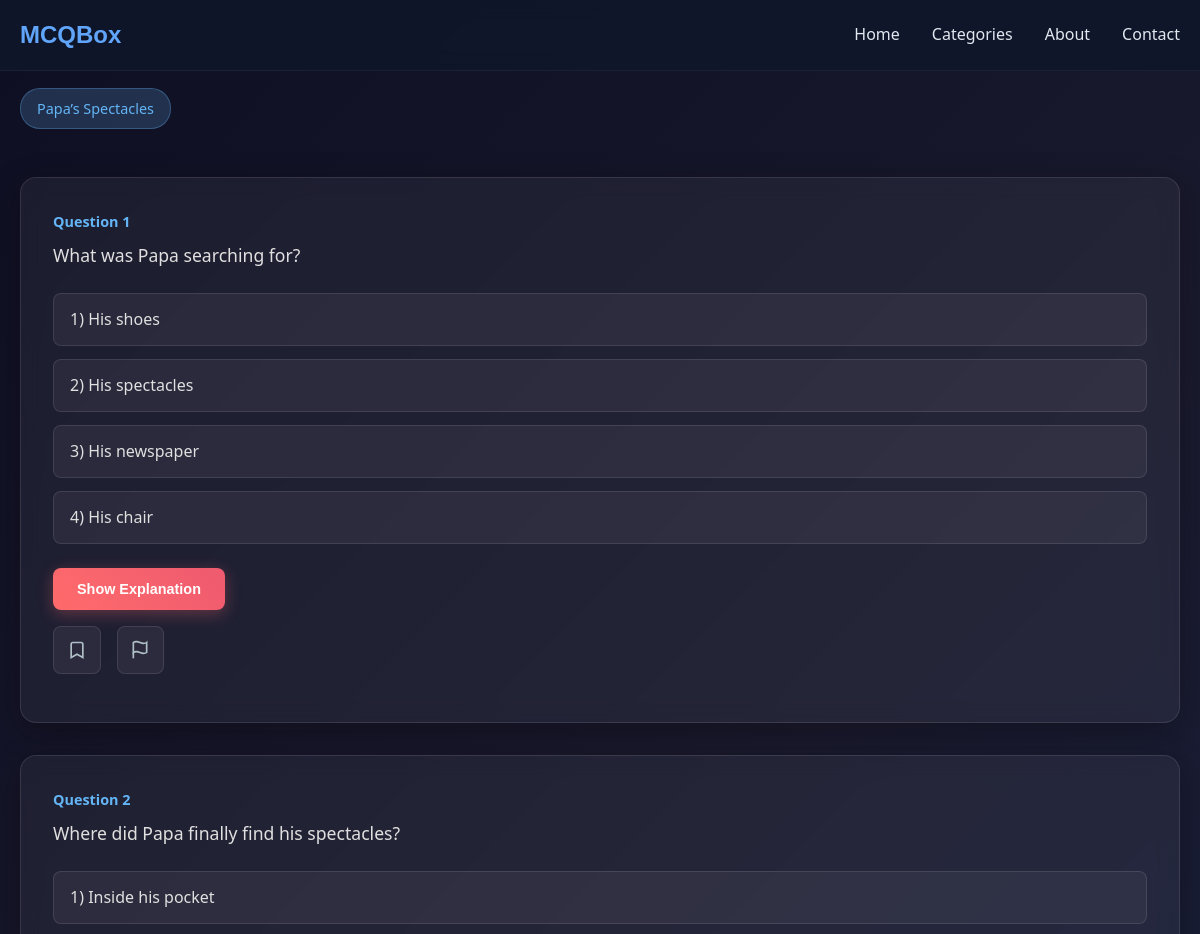
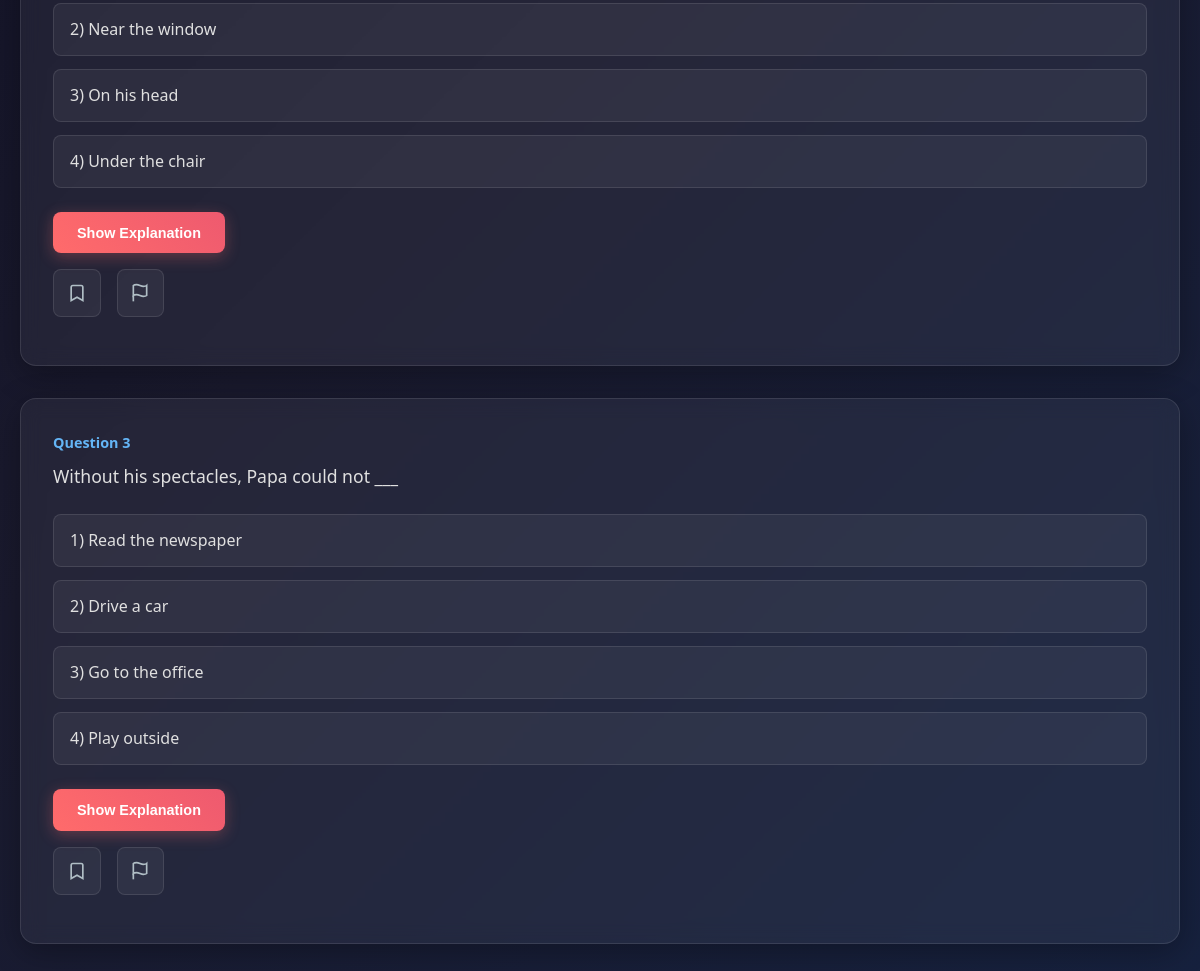
/category/class-5/English, run on the app's committed database (2 pictures, top to bottom).
### mcqbox/model.py (models this page shows, shortened)
class Tag(db.Model):
    id = db.Column(db.Integer, primary_key=True)
    name = db.Column(db.String(50), nullable=False)
    category_id = db.Column(db.Integer, db.ForeignKey('category.id'), nullable=False)
    category = db.relationship('Category', backref=db.backref('tags', lazy=True))
    subcategory_id = db.Column(db.Integer, db.ForeignKey('subcategory.id'), nullable=True)
    subcategory = db.relationship('Subcategory', backref=db.backref('tags', lazy=True))
    created_at = db.Column(db.DateTime, server_default=db.func.now())

class Question(db.Model):
    id = db.Column(db.Integer, primary_key=True)
    question_text = db.Column(db.String(500), nullable=False)
    subcategory_id = db.Column(db.Integer, db.ForeignKey('subcategory.id'), nullable=False)
    subcategory = db.relationship('Subcategory', backref=db.backref('questions', lazy=True))
    tag_id = db.Column(db.Integer, db.ForeignKey('tag.id'), nullable=True)
    tag = db.relationship('Tag', backref=db.backref('questions', lazy=True))
    explanation = db.Column(db.String(500), nullable=True)
    options = db.Column(db.JSON, nullable=False)
    category_id = db.Column(db.Integer, db.ForeignKey('category.id'), nullable=False)
    category = db.relationship('Category', backref=db.backref('questions', lazy=True))
    created_at = db.Column(db.DateTime, server_default=db.func.now())
    updated_at = db.Column(db.DateTime, server_default=db.func.now(), onupdate=db.func.now())

### mcqbox/frontend/route.py (the view)
@app.route("/category/<category>/<subcat>")
def mcq(category, subcat):
    category = category.replace('-', ' ')
    category_db = Category.query.filter_by(name=category).first()
    cate_id = category_db.id
    subcat = subcat.replace('-', ' ')
    subcategory_id = Subcategory.query.filter_by(name=subcat, category_id=cate_id).first()
    subcat_id = subcategory_id.id if subcategory_id else None
    question = Question.query.filter_by(subcategory_id=subcat_id).all()
    tag = request.args.get("tag")
    if tag:
        tag = tag.replace('-', ' ')
        question = Question.query.join(Tag).filter(Tag.name == tag).all()
    tags = Tag.query.filter_by(subcategory_id=subcat_id).all()
    return render_template("mcq.html" , questions=question, category=category, subcat=subcat, id=id, tags=tags)

### mcqbox/frontend/templates/mcq.html (shortened to what this page needs)
{% from "micro/nav.html" import nav %}
{% extends "home.html" %}
{% block head %}
<link rel="stylesheet" href="{{ url_for('frontend.static', filename='css/mcq.css') }}">
<link rel="stylesheet" href="{{ url_for('frontend.static', filename='css/nav.css') }}">
{% endblock %}
{% block content %}
{{ nav() }}
<div class="container">
    <div class="chip-container">
        {% for tag in tags %}
        <div class="chip">{{tag.name}}</div>
        {%endfor%}
    </div>
    {% for question in questions%}
    <div class="mcq-card">
        <div class="question-number">Question {{ loop.index }}</div>
        <div class="question">{{question.question_text}}</div>
        <div class="options">
            {%for opt in question.options%}
            <div class="option" onclick="selectOption(this, {{opt.is_correct |lower}})">{{ loop.index }}) {{opt.text}}</div>
            {% endfor %}
        </div>
        <div class="lol">
            <div>
                <button class="explanation-btn" onclick="toggleExplanation(this)">Show Explanation</button>
            </div>
            <div class="action-buttons">
                <button class="action-icon-btn bookmark-btn" onclick="toggleBookmark(this)"
                    title="Bookmark this question">
                    <svg width="20" height="20" viewBox="0 0 24 24" fill="none" stroke="currentColor" stroke-width="2">
                        <path d="m19 21-7-4-7 4V5a2 2 0 0 1 2-2h10a2 2 0 0 1 2 2v16z" />
                    </svg>
                </button>
                <button class="action-icon-btn report-btn" onclick="reportQuestion(this)" title="Report this question">
                    <svg width="20" height="20" viewBox="0 0 24 24" fill="none" stroke="currentColor" stroke-width="2">
                        <path d="M4 15s1-1 4-1 5 2 8 2 4-1 4-1V3s-1 1-4 1-5-2-8-2-4 1-4 1z" />
                        <line x1="4" x2="4" y1="22" y2="15" />
                    </svg>
                </button>
            </div>
        </div>
    </div>
    {% endfor %}
</div>
{% endblock %}

### mcqbox/frontend/static/css/mcq.css (style rules this page uses)
* { margin: 0; padding: 0; box-sizing: border-box; }
body { font-family: 'Segoe UI', Tahoma, Geneva, Verdana, sans-serif; background: linear-gradient(135deg, #1a1a2e 0%, #16213e 100%); color: #e0e6ed; min-height: 100vh; }
.chip-container { margin-top: 5rem; margin-bottom: 20px; display: flex; gap: 1rem; overflow-x: auto; padding: 0.5rem 0; scrollbar-width: thin; scrollbar-color: #64b5f6 transparent; }
.chip { margin-bottom: 20px; background: rgba(100, 181, 246, 0.2); color: #64b5f6; padding: 0.5rem 1rem; border-radius: 20px; border: 1px solid rgba(100, 181, 246, 0.3); cursor: pointer; white-space: nowrap; transition: all 0.3s ease; font-size: 0.9rem; }
.container { max-width: 1000px; margin: 2rem auto; padding: 0 1rem; }
.mcq-card { background: rgba(255, 255, 255, 0.05); backdrop-filter: blur(10px); border-radius: 16px; padding: 2rem; margin-bottom: 2rem; border: 1px solid rgba(255, 255, 255, 0.1); box-shadow: 0 8px 32px rgba(0, 0, 0, 0.3); transition: transform 0.3s ease; }
.question-number { color: #64b5f6; font-size: 0.9rem; font-weight: 600; margin-bottom: 0.5rem; }
.question { font-size: 1.1rem; margin-bottom: 1.5rem; line-height: 1.6; }
.options { display: flex; flex-direction: column; gap: 0.8rem; margin-bottom: 1.5rem; }
.option { background: rgba(255, 255, 255, 0.05); border: 1px solid rgba(255, 255, 255, 0.1); border-radius: 8px; padding: 0.8rem 1rem; cursor: pointer; transition: all 0.3s ease; position: relative; }
.explanation-btn { background: linear-gradient(45deg, #ff6b6b, #ee5a6f); color: white; border: none; padding: 0.8rem 1.5rem; border-radius: 8px; cursor: pointer; font-size: 0.9rem; font-weight: 600; transition: all 0.3s ease; box-shadow: 0 4px 15px rgba(255, 107, 107, 0.3); }
.action-buttons { display: flex; align-items: center; gap: 1rem; margin: 1rem 0; }
.action-icon-btn { background: rgba(255, 255, 255, 0.05); border: 1px solid rgba(255, 255, 255, 0.1); border-radius: 8px; padding: 0.8rem; cursor: pointer; transition: all 0.3s ease; display: flex; align-items: center; justify-content: center; color: #b0bec5; }

### mcqbox/frontend/static/css/style.css (style rules this page uses)
* { margin: 0; padding: 0; box-sizing: border-box; }
body { font-family: 'Segoe UI', Tahoma, Geneva, Verdana, sans-serif; line-height: 1.6; color: #e0e0e0; background: linear-gradient(135deg, #0f0f23 0%, #1a1a2e 50%, #16213e 100%); min-height: 100vh; transition: all 0.3s ease; }
.container { max-width: 1200px; margin: 0 auto; padding: 0 20px; }

### data on the page
Tag: name "Papa’s Spectacles"
Question: question_text "What was Papa searching for?", text "His shoes" "His spectacles" "His newspaper" "His chair"
Question: question_text "Where did Papa finally find his spectacles?", text "Inside his pocket" "Near the window" "On his head" "Under the chair"
Question: question_text "Without his spectacles, Papa could not ___", text "Read the newspaper" "Drive a car" "Go to the office" "Play outside"
